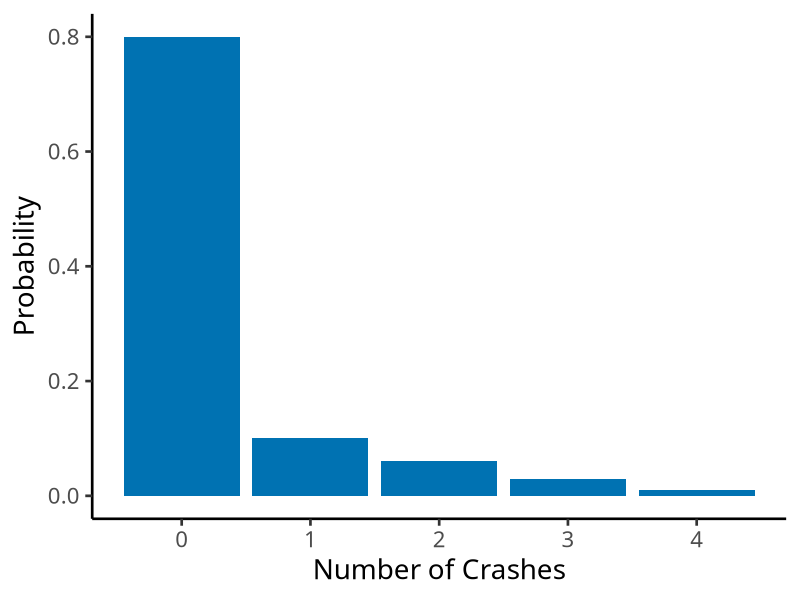
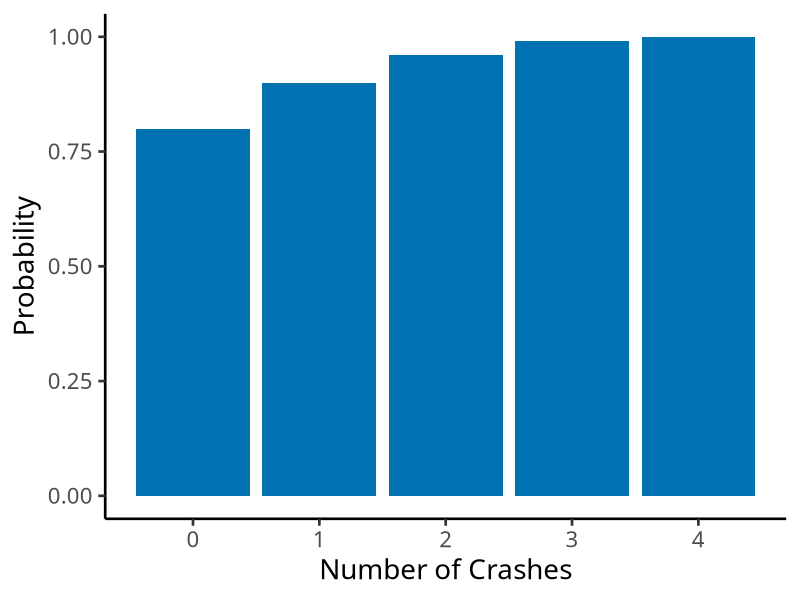
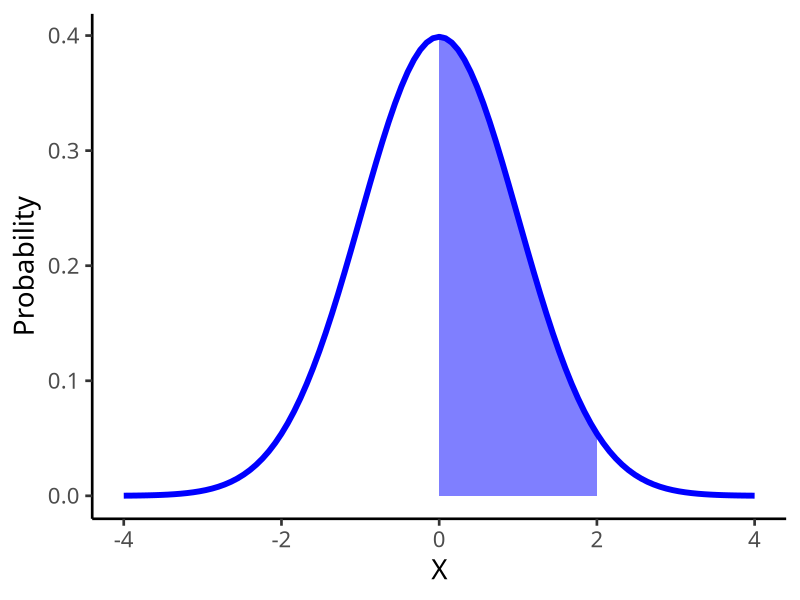
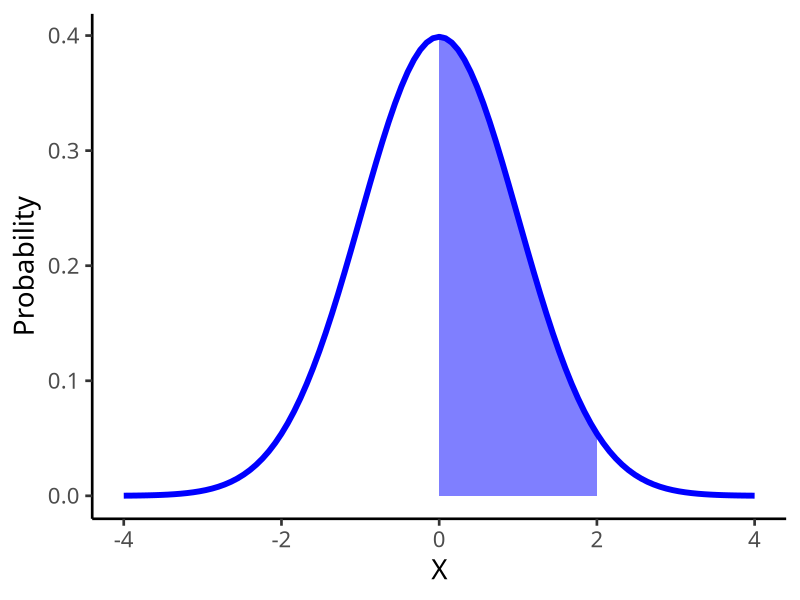
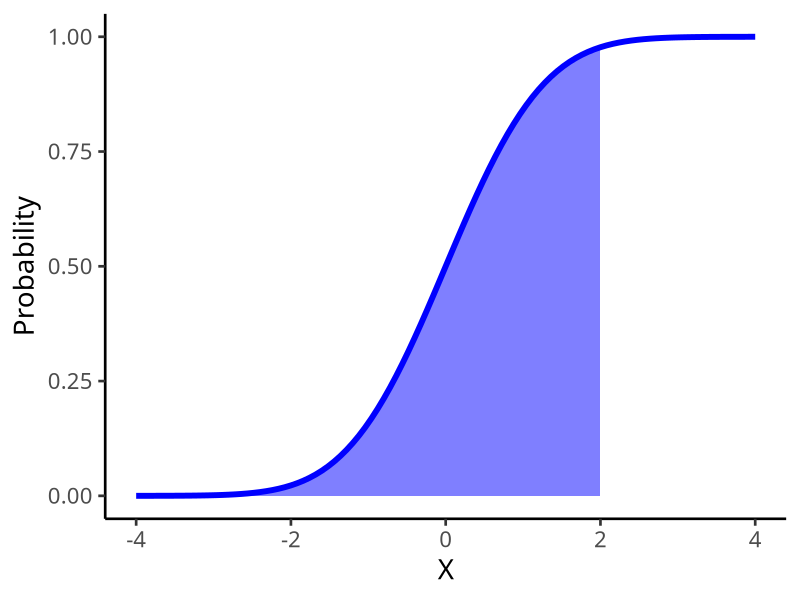
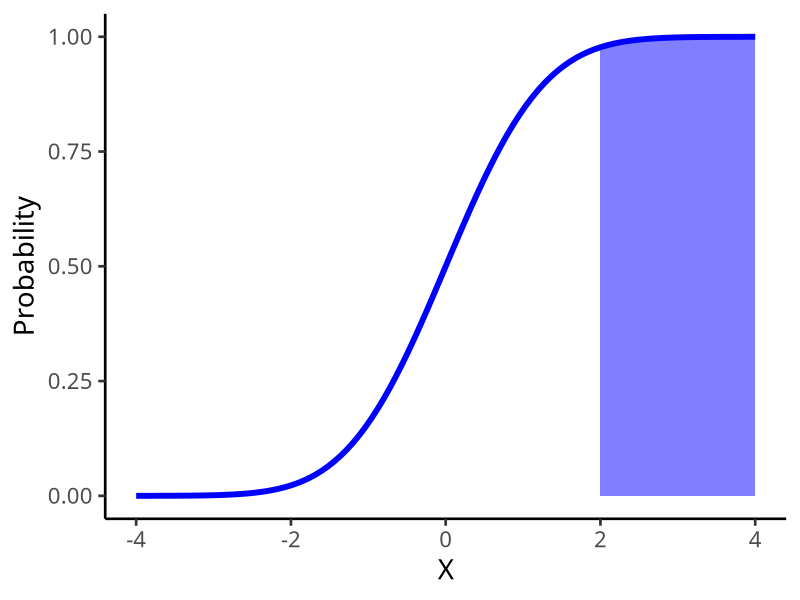
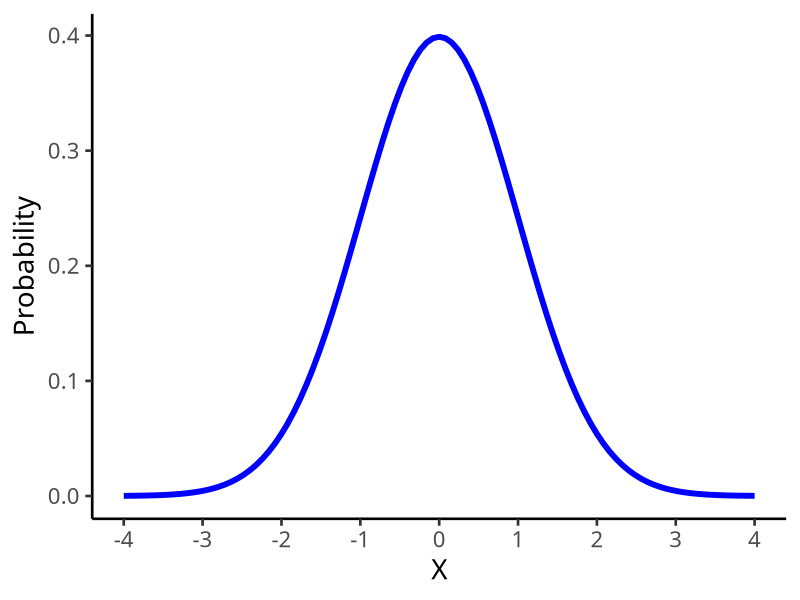
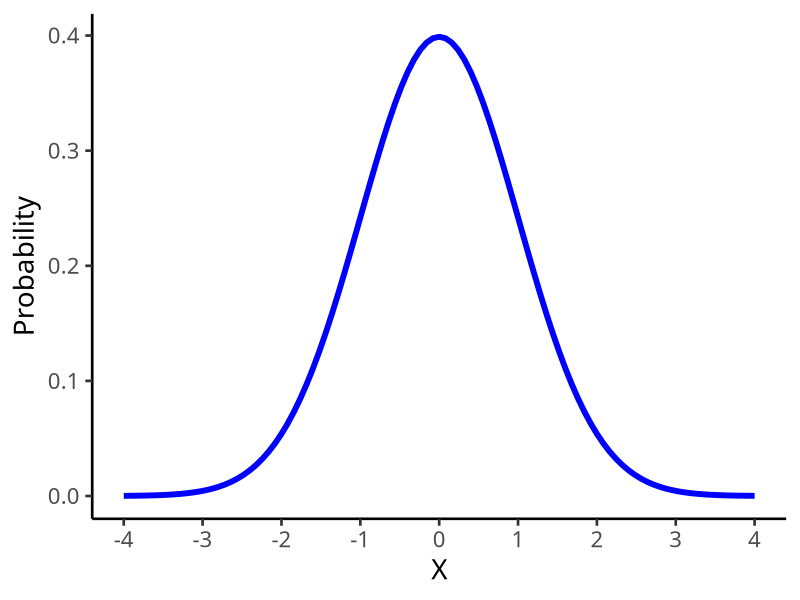

R code for these plots, in order:
## ---- chunk 1
options(htmltools.dir.version = FALSE)
knitr::opts_chunk$set(echo=F,
                      message=F,
                      warning=F)
library(tidyverse)
set.seed(256)
update_geom_defaults("label", list(family = "Fira Sans Condensed"))
## ---- chunk 2
crashes<-tibble(number = c(0,1,2,3,4),
                prob = c(0.80, 0.10, 0.06, 0.03, 0.01))

ggplot(data = crashes)+
  aes(x = number,
      y = prob)+
  geom_col(fill="#0072B2")+
  labs(x = "Number of Crashes",
       y = "Probability")+
    theme_classic(base_family = "Fira Sans Condensed",
           base_size=20)
## ---- chunk 3
crashes<-crashes %>%
  mutate(cum_prob = cumsum(prob))

crashes

## ---- chunk 4
crashes<-crashes %>%
  mutate(cum_prob = cumsum(prob))

ggplot(data = crashes)+
  aes(x = number,
      y = cum_prob)+
  geom_col(fill="#0072B2")+
  labs(x = "Number of Crashes",
       y = "Probability")+
    theme_classic(base_family = "Fira Sans Condensed",
           base_size=20)
## ---- chunk 5
# Make a Random Variable called X
X<-tibble(x_i=c(1,2,3,4), # values of X
          p_i=c(0.50,0.25,0.15,0.10)) # probabilities

X %>%
  summarize(expected_value = sum(x_i*p_i))
## ---- chunk 6
# get the expected value 
crashes %>%
  summarize(expected_value = sum(number*prob))

# save this for quick use
exp_value<-0.35

crashes_2 <- crashes %>%
  select(-cum_prob) %>% # we don't need the cdf
  # create new columns
  mutate(deviations = number - exp_value, # deviations from exp_value
         deviations_sq = deviations^2,
         weighted_devs_sq = prob * deviations^2) # square deviations
## ---- chunk 7
# look at what we made
crashes_2
## ---- chunk 8
# now we want to take the expected value of the squared deviations to get variance
crashes_2 %>%
  summarize(variance = sum(weighted_devs_sq), # variance
            sd = sqrt(variance)) # sd is square root
## ---- chunk 9

shade_0_to_2 <- function(x) {
    y <- dnorm(x, mean = 0, sd = 1)
    y[x < 0 | x >2] <- NA
    return(y)
}

ggplot(data = tibble(x=-4:4))+
  aes(x = x)+
  stat_function(fun = dnorm, size=2, color="blue")+
  stat_function(fun=shade_0_to_2, geom="area", fill="blue", alpha=0.5)+
  labs(x = "X",
       y = "Probability")+
  theme_classic(base_family = "Fira Sans Condensed",
           base_size=20)
## ---- chunk 10

shade_0_to_2 <- function(x) {
    y <- dnorm(x, mean = 0, sd = 1)
    y[x < 0 | x >2] <- NA
    return(y)
}

ggplot(data = tibble(x=-4:4))+
  aes(x = x)+
  stat_function(fun = dnorm, size=2, color="blue")+
  stat_function(fun=shade_0_to_2, geom="area", fill="blue", alpha=0.5)+
  labs(x = "X",
       y = "Probability")+
  theme_classic(base_family = "Fira Sans Condensed",
           base_size=20)
## ---- chunk 11

shade_up_to_2 <- function(x) {
    y <- pnorm(x, mean = 0, sd = 1)
    y[x < -4 | x >2] <- NA
    return(y)
}

ggplot(data = tibble(x=-4:4))+
  aes(x = x)+
  stat_function(fun = pnorm, size=2, color="blue")+
  stat_function(fun=shade_up_to_2, geom="area", fill="blue", alpha=0.5)+
  labs(x = "X",
       y = "Probability")+
  theme_classic(base_family = "Fira Sans Condensed",
           base_size=20)
## ---- chunk 12

shade_2_up <- function(x) {
    y <- pnorm(x, mean = 0, sd = 1)
    y[x < 2 | x >4] <- NA
    return(y)
}

ggplot(data = tibble(x=-4:4))+
  aes(x = x)+
  stat_function(fun = pnorm, size=2, color="blue")+
  stat_function(fun=shade_2_up, geom="area", fill="blue", alpha=0.5)+
  labs(x = "X",
       y = "Probability")+
  theme_classic(base_family = "Fira Sans Condensed",
           base_size=20)
## ---- chunk 13
ggplot(data = tibble(x=-4:4))+
  aes(x = x)+
  stat_function(fun = dnorm, size=2, color="blue")+
  scale_x_continuous(breaks=seq(-4,4,1))+
  labs(x = "X",
       y = "Probability")+
  theme_classic(base_family = "Fira Sans Condensed",
           base_size=20)
## ---- chunk 14
normal_pdf<-ggplot(data = tibble(x=-4:4))+
  aes(x = x)+
  stat_function(fun = dnorm, size=2, color="blue")+
  labs(x = "X",
       y = "Probability")+
  scale_x_continuous(breaks=seq(-4,4,1))+
  theme_classic(base_family = "Fira Sans Condensed",
           base_size=20)
normal_pdf
## ---- chunk 15
shade68 <- function(x) {
    y <- dnorm(x, mean = 0, sd = 1)
    y[x < -1 | x > 1] <- NA
    return(y)
}

shade95 <- function(x) {
    y <- dnorm(x, mean = 0, sd = 1)
    y[x < -2 | x > 2] <- NA
    return(y)
}

shade99.7 <- function(x) {
    y <- dnorm(x, mean = 0, sd = 1)
    y[x < -3 | x > 3] <- NA
    return(y)
}

## ---- chunk 16
normal_pdf
## ---- chunk 17
normal_pdf + 
  stat_function(fun = shade68, geom="area", fill="#8856a7", alpha=0.6)+
  annotate("segment", x = -1, xend = 1, y = 0.15, yend = 0.15, colour = "#000000", size=0.5, linetype = 2, alpha=1, arrow=arrow(length=unit(0.25,"cm"), ends="both", type="closed"))+
  annotate("text", x = 0, y = 0.16, label = "68%", color="#000000")
## ---- chunk 18
normal_pdf + 
  stat_function(fun = shade95, geom="area", fill="#9ebcda", alpha=0.6)+
  stat_function(fun = shade68, geom="area", fill="#8856a7", alpha=0.6)+
  annotate("text", x = 0, y = 0.11, label = "95%", color="#000000")+
  annotate("segment", x = -1, xend = 1, y = 0.15, yend = 0.15, colour = "#000000", size=0.5, linetype = 2, alpha=1, arrow=arrow(length=unit(0.25,"cm"), ends="both", type="closed"))+
  annotate("segment", x = -2, xend = 2, y = 0.10, yend = 0.10, colour = "#000000", size=0.5, linetype = 2, alpha=1, arrow=arrow(length=unit(0.25,"cm"), ends="both", type="closed"))+
  annotate("text", x = 0, y = 0.16, label = "68%", color="#000000")
## ---- chunk 19
normal_pdf + 
  stat_function(fun = shade99.7, geom="area", fill="#e0ecf4", alpha=0.6)+
  stat_function(fun = shade95, geom="area", fill="#9ebcda", alpha=0.6)+
  stat_function(fun = shade68, geom="area", fill="#8856a7", alpha=0.6)+
  annotate("segment", x = -3, xend = 3, y = 0.05, yend = 0.05, colour = "#000000", size=0.5, linetype = 2, alpha=1, arrow=arrow(length=unit(0.25,"cm"), ends="both", type="closed"))+
  annotate("text", x = 0, y = 0.06, label = "99.7%", color="#000000")+
  annotate("segment", x = -2, xend = 2, y = 0.10, yend = 0.10, colour = "#000000", size=0.5, linetype = 2, alpha=1, arrow=arrow(length=unit(0.25,"cm"), ends="both", type="closed"))+
  annotate("text", x = 0, y = 0.11, label = "95%", color="#000000")+
  annotate("segment", x = -1, xend = 1, y = 0.15, yend = 0.15, colour = "#000000", size=0.5, linetype = 2, alpha=1, arrow=arrow(length=unit(0.25,"cm"), ends="both", type="closed"))+
  annotate("text", x = 0, y = 0.16, label = "68%", color="#000000")
## ---- chunk 20
normal_pdf
## ---- chunk 21
ggplot(data = tibble(x=-4:4))+
  aes(x = x)+
  stat_function(fun = pnorm, size=2, color="blue")+
  labs(x = "X",
       y = "Probability")+
  theme_classic(base_family = "Fira Sans Condensed",
           base_size=20)
## ---- chunk 22
normal_pdf
## ---- chunk 23

shade_neg3.2_to_8 <- function(x) {
    y <- dnorm(x, mean = 2.4, sd = 5.6)
    y[x < -3.2 | x >8] <- NA
    return(y)
}

ggplot(data = tibble(x=seq(-20,24.8,5.6)))+
  aes(x = x)+
  stat_function(fun = dnorm, args=list(mean = 2.4, sd = 5.6), size=2, color="blue")+
  stat_function(fun=shade_neg3.2_to_8, geom="area", fill="blue", alpha=0.5)+
  labs(x = "Mutual Funds Return % (X)",
       y = "Probability")+
  scale_x_continuous(breaks=seq(-20,24.8,5.6))+
  theme_classic(base_family = "Fira Sans Condensed",
           base_size=20)
## ---- chunk 24

shade_neg1_to_1 <- function(x) {
    y <- dnorm(x, mean = 0, sd = 1)
    y[x < -1 | x >1] <- NA
    return(y)
}

ggplot(data = tibble(x=seq(-4,4,1)))+
  aes(x = x)+
  stat_function(fun = dnorm, size=2, color="green")+
  stat_function(fun=shade_neg1_to_1, geom="area", fill="green", alpha=0.5)+
  labs(x = "Standard Deviations (Z)",
       y = "Probability")+
  scale_x_continuous(breaks=seq(-4,4,1))+
  theme_classic(base_family = "Fira Sans Condensed",
           base_size=20)
## ---- chunk 25
shade_neg4_to_1 <- function(x) {
    y <- dnorm(x, mean = 0, sd = 1)
    y[x < -4 | x >1] <- NA
    return(y)
}

ggplot(data = tibble(x=-4:4))+
  aes(x = x)+
  stat_function(fun = dnorm, size=2, color="blue")+
  stat_function(fun=shade_neg4_to_1, geom="area", fill="blue", alpha=0.5)+
  labs(x = "X",
       y = "Probability")+
  scale_x_continuous(breaks=c(1),
                      label=c(expression(z[i])))+
  theme_classic(base_family = "Fira Sans Condensed",
           base_size=20)

## ---- chunk 26
shade_1_to_4 <- function(x) {
    y <- dnorm(x, mean = 0, sd = 1)
    y[x < 1 | x >4] <- NA
    return(y)
}

ggplot(data = tibble(x=-4:4))+
  aes(x = x)+
  stat_function(fun = dnorm, size=2, color="blue")+
  stat_function(fun=shade_1_to_4, geom="area", fill="blue", alpha=0.5)+
  labs(x = "X",
       y = "Probability")+
  scale_x_continuous(breaks=c(1),
                      label=c(expression(z[i])))+
  theme_classic(base_family = "Fira Sans Condensed",
           base_size=20)

## ---- chunk 27
shade_neg1_to_1 <- function(x) {
    y <- dnorm(x, mean = 0, sd = 1)
    y[x < -1 | x >1] <- NA
    return(y)
}

ggplot(data = tibble(x=-4:4))+
  aes(x = x)+
  stat_function(fun = dnorm, size=2, color="blue")+
  stat_function(fun=shade_neg1_to_1, geom="area", fill="blue", alpha=0.5)+
  labs(x = "X",
       y = "Probability")+
  scale_x_continuous(breaks=c(-1,1),
                      label=c(expression(z[1]), expression(z[2])))+
  theme_classic(base_family = "Fira Sans Condensed",
           base_size=20)

## ---- chunk 28
normal_pdf
## ---- chunk 29
pnorm(80, 
      mean = 75,
      sd = 10,
      lower.tail = FALSE) # looking to right
## ---- chunk 30
shade_80_up <- function(x) {
    y <- dnorm(x, mean = 75, sd = 10)
    y[x < 80] <- NA
    return(y)
}

ggplot(data = tibble(x=35:115))+
  aes(x = x)+
  stat_function(fun = dnorm, args=list(mean = 75, sd = 10), size=2, color="blue")+
  stat_function(fun=shade_80_up, geom="area", fill="blue", alpha=0.5)+
  labs(x = "X",
       y = "Probability")+
  scale_x_continuous(breaks = seq(35,115,5))+
  theme_classic(base_family = "Fira Sans Condensed",
           base_size=20)

## ---- chunk 31
pnorm(80, 
      mean = 75,
      sd = 10,
      lower.tail = TRUE) # looking to left
## ---- chunk 32
shade_up_to_80 <- function(x) {
    y <- dnorm(x, mean = 75, sd = 10)
    y[x > 80] <- NA
    return(y)
}

ggplot(data = tibble(x=35:115))+
  aes(x = x)+
  stat_function(fun = dnorm, args=list(mean = 75, sd = 10), size=2, color="blue")+
  stat_function(fun=shade_up_to_80, geom="area", fill="blue", alpha=0.5)+
  labs(x = "X",
       y = "Probability")+
  scale_x_continuous(breaks = seq(35,115,5))+
  theme_classic(base_family = "Fira Sans Condensed",
           base_size=20)

## ---- chunk 33
# subtract two left tails!
pnorm(85, # larger number first!
      mean = 75,
      sd = 10,
      lower.tail = TRUE) - # looking to left, & SUBTRACT
  pnorm(65, # smaller number second!
        mean = 75,
        sd = 10,
        lower.tail = TRUE) #looking to left
## ---- chunk 34
shade_65_to_85 <- function(x) {
    y <- dnorm(x, mean = 75, sd = 10)
    y[x < 65 | x > 85] <- NA
    return(y)
}

ggplot(data = tibble(x=35:115))+
  aes(x = x)+
  stat_function(fun = dnorm, args=list(mean = 75, sd = 10), size=2, color="blue")+
  stat_function(fun=shade_65_to_85, geom="area", fill="blue", alpha=0.5)+
  labs(x = "X",
       y = "Probability")+
  scale_x_continuous(breaks = seq(35,115,5))+
  theme_classic(base_family = "Fira Sans Condensed",
           base_size=20)

